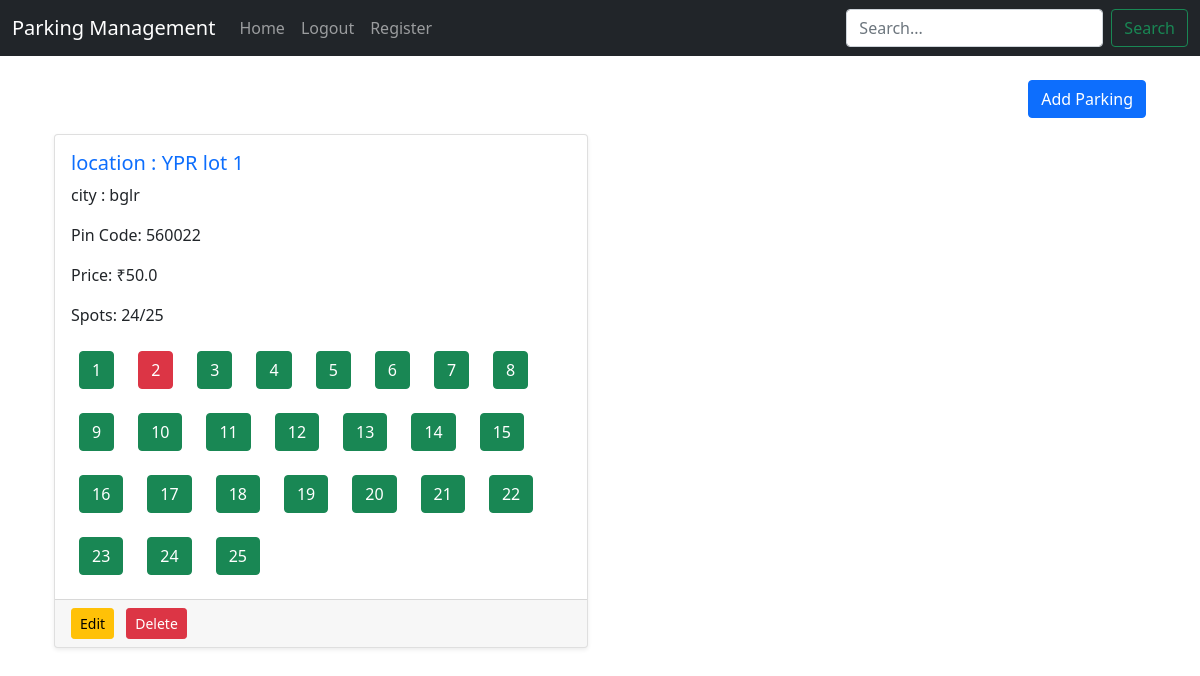
Screenshot of /parking (signed in) with the database file from the repository.
### app.py (models this page shows)
class Parking(db.Model):
    __tablename__ = "parking"
    id = db.Column(db.Integer, primary_key=True)
    primary_location_name = db.Column(db.String(20), nullable=False)
    address = db.Column(db.String(20), nullable=False)
    pin_code = db.Column(db.String(20), nullable=False)
    price = db.Column(db.Float, nullable=False)
    number_of_spots = db.Column(db.Integer, nullable=False)
    spots = db.relationship(
        "parkingSpot", back_populates="parking", cascade="all, delete-orphan"
    )

class parkingSpot(db.Model):
    __tablename__ = "parkingSpot"
    id = db.Column(db.Integer, primary_key=True)
    parking_id = db.Column(db.Integer, db.ForeignKey("parking.id"), nullable=False)
    spot_number = db.Column(db.Integer, nullable=False)
    status = db.Column(db.String(20), nullable=False, default="A")
    parking = db.relationship("Parking", back_populates="spots")
    bookings = db.relationship(
        "Booking", back_populates="spot", cascade="all, delete-orphan"
    )

### app.py (the view)
@app.route("/parking", methods=["GET", "POST"])
def parking():
    if "username" not in session:
        return redirect(url_for("login"))
    parkings = Parking.query.all()
    parking_spots = {}
    available_counts = {}
    users = User.query.all()
    for parking in parkings:
        spots = parkingSpot.query.filter_by(parking_id=parking.id).all()
        parking_spots[parking.id] = spots
        available_counts[parking.id] = parkingSpot.query.filter_by(
            parking_id=parking.id, status="A"
        ).count()
    return render_template(
        "parking.html",
        parkings=parkings,
        available_counts=available_counts,
        parking_spots=parking_spots,
        users=users,
    )

### templates/parking.html (shortened to what this page needs)
{% extends 'base.html' %}
{% block content %}
<div class="container mt-4">
    <div class="d-flex justify-content-end mb-3">
        <button class="btn btn-primary" data-bs-toggle="modal" data-bs-target="#addParkingModal">
            Add Parking
        </button>
    </div>
    <div class="row row-cols-1 row-cols-md-2 g-4">
        {% for parking in parkings %}
        <div class="col">
            <div class="card shadow-sm h-100">
                <div class="card-body">
                    <h5 class="card-title text-primary">location : {{ parking.primary_location_name }}</h5>
                    <p class="card-text">city : {{ parking.address }}</p>
                    <p class="card-text">Pin Code: {{ parking.pin_code }}</p>
                    <p class="card-text">Price: ₹{{ parking.price }}</p>
                    <p class="card-text">Spots: {{ available_counts[parking.id] }}/{{ parking.number_of_spots }}</p>
                    <div class="d-flex flex-wrap gap-2 mt-3">
                        {% for spot in parking.spots %}
                        <div class="p-2 rounded">
                            <button type="button"
                                class="btn {% if spot.status == 'A' %}btn-success{% else %}btn-danger{% endif %}"
                                data-bs-toggle="modal" data-bs-target="#spotModal{{ spot.id }}">
                                {{ spot.spot_number }}
                            </button>
{% if spot.status == 'O' %}
  {% set current_booking = None %}
  {% set found = false %}
  {% for booking in spot.bookings %}
    {% if not found and booking.status == 'O' %}
      {% set current_booking = booking %}
      {% set found = true %}
    {% endif %}
  {% endfor %}
{% endif %}
{% set found = false %}
                        </div>
                        {% endfor %}
                    </div>
                </div>
                <div class="card-footer d-flex justify-content-between">
                    <div>
                        <a href="/edit_parking/{{ parking.id }}" class="btn btn-warning btn-sm me-2">Edit</a>
<a href="/delete_parking/{{ parking.id }}" class="btn btn-danger btn-sm"
   onclick="return confirm('Are you sure you want to delete this parking?')">Delete</a>
                    </div>
                </div>
            </div>
        </div>
        {% endfor %}
    </div>
</div>
{% endblock %}

### rows the page displays
Parking: primary_location_name "YPR lot 1", address "bglr", pin_code "560022", price "50.0", available_counts "24", number_of_spots "25"
parkingSpot: spot_number "1"
parkingSpot: spot_number "2"
parkingSpot: spot_number "3"
parkingSpot: spot_number "4"
parkingSpot: spot_number "5"
parkingSpot: spot_number "6"
parkingSpot: spot_number "7"
parkingSpot: spot_number "8"
parkingSpot: spot_number "9"
parkingSpot: spot_number "10"
parkingSpot: spot_number "11"
parkingSpot: spot_number "12"
parkingSpot: spot_number "13"
parkingSpot: spot_number "14"
parkingSpot: spot_number "15"
parkingSpot: spot_number "16"
parkingSpot: spot_number "17"
parkingSpot: spot_number "18"
parkingSpot: spot_number "19"
parkingSpot: spot_number "20"
parkingSpot: spot_number "21"
parkingSpot: spot_number "22"
parkingSpot: spot_number "23"
parkingSpot: spot_number "24"
parkingSpot: spot_number "25"
